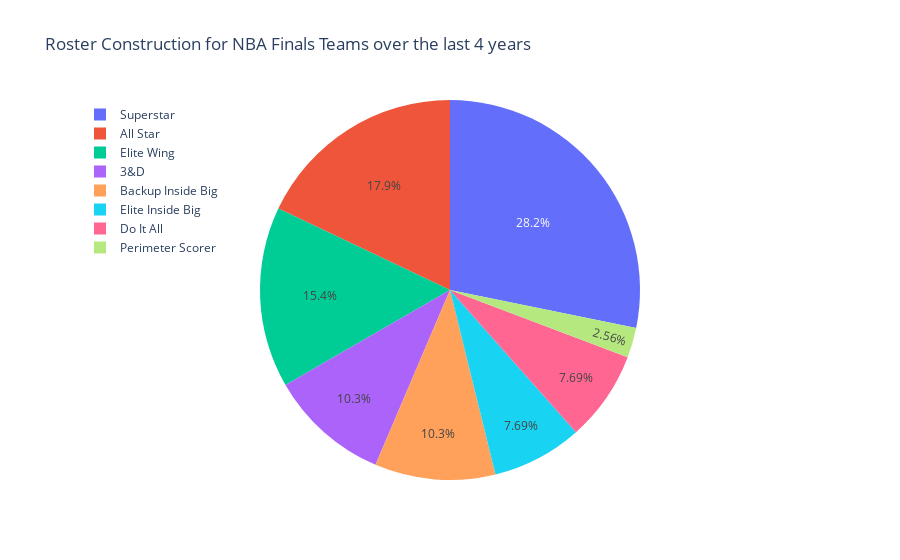

Notebook source saved alongside this figure:
### Code cell
st.header('Roster Construction for NBA Finals Teams over the last 4 years')
labels = dfFinals.Role.unique()
values = dfFinals['Role'].value_counts(normalize=False)

fig7 = go.Figure(data =[go.Pie(labels=labels, values=values)])
fig7.update_layout(
    title='Roster Construction for NBA Finals Teams over the last 4 years',
    legend=dict(
        x=0,
        y=1.0,
        bgcolor='rgba(255, 255, 255, 0)',
        bordercolor='rgba(255, 255, 255, 0)'
    ),
    barmode='group',
    bargap=0.15, # gap between bars of adjacent location coordinates.
    bargroupgap=0.1 # gap between bars of the same location coordinate.
)
st.write(fig7)
fig7.show()

### Figure 1 — Plotly figure (JSON) as saved in the notebook; plotly's stock layout.template omitted (floating-point values rounded to 4 significant figures)
{"data": [{"labels": ["Superstar", "All Star", "Elite Wing", "3&D", "Backup Inside Big", "Elite Inside Big", "Do It All", "Perimeter Scorer"], "type": "pie", "values": [11, 7, 6, 4, 4, 3, 3, 1]}], "layout": {"bargap": 0.15, "bargroupgap": 0.1, "barmode": "group", "legend": {"bgcolor": "rgba(255, 255, 255, 0)", "bordercolor": "rgba(255, 255, 255, 0)", "x": 0, "y": 1}, "title": {"text": "Roster Construction for NBA Finals Teams over the last 4 years"}}}
